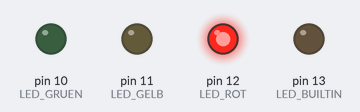
Bench run of a sketch on a simulated Arduino Uno, built with avr-gcc and run on an emulated ATmega328P. Shown: output pins drawn as LEDs (lit = HIGH).

Above: at 1.5 s.
At 4.5 s:
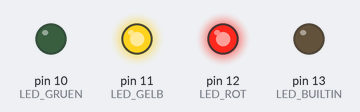
At 7.7 s:
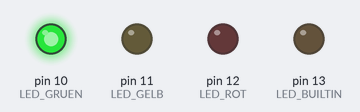
At 10.7 s:
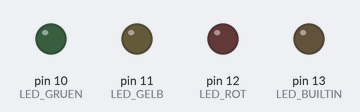
At 14.5 s:
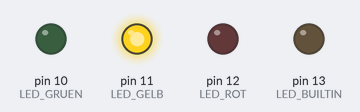
Timing chart, 0 to 20.8 s (numbered marks = the images above):
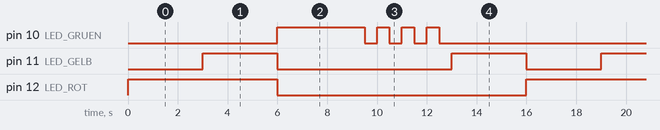

The sketch:

blink.ino
```cpp
int LED_ROT = 12;
int LED_GELB = 11;
int LED_GRUEN = 10;

// the setup function runs once when you press reset or power the board
void setup() {
  // initialize digital pin LED_BUILTIN as an output.
  pinMode(LED_BUILTIN, OUTPUT);
  pinMode(LED_ROT, OUTPUT);
  pinMode(LED_GELB, OUTPUT);
  pinMode(LED_GRUEN, OUTPUT);
}

// the loop function runs over and over again forever
void loop() {
  int time_gelb = 3000;
  int time_gruen = 3000;
  int time_blink = 500;
  int time_rot = 6000;
  int no_blink= 4;

  // rot
  digitalWrite(LED_ROT, HIGH);
  delay(time_rot - time_gelb);

  // rot/gelb
  digitalWrite(LED_GELB, HIGH);
  delay(time_gelb);
  digitalWrite(LED_ROT, LOW);
  digitalWrite(LED_GELB, LOW);

  // gruen
  digitalWrite(LED_GRUEN, HIGH);
  delay(time_gruen);
  digitalWrite(LED_GRUEN, LOW);

  // blink
  for(int i = 0; i < no_blink; i++) {
    digitalWrite(LED_GRUEN, HIGH);
    delay(time_blink);
    digitalWrite(LED_GRUEN, LOW);
    delay(time_blink);
  }

  // gelb
  digitalWrite(LED_GELB, HIGH);
  delay(time_gelb);
  digitalWrite(LED_GELB, LOW);
}
```

Measured:
- by itself, pin 10 (LED_GRUEN): repeats every 16.0 s: 3 × (LOW 0.50 s, HIGH 0.50 s), LOW 9.5 s, HIGH 3.5 s
- by itself, pin 11 (LED_GELB): repeats every 16.0 s: LOW 7.0 s, HIGH 3.0 s, LOW 3.0 s, HIGH 3.0 s
- by itself, pin 12 (LED_ROT): alternates HIGH for 6.0 s and LOW for 10.0 s
